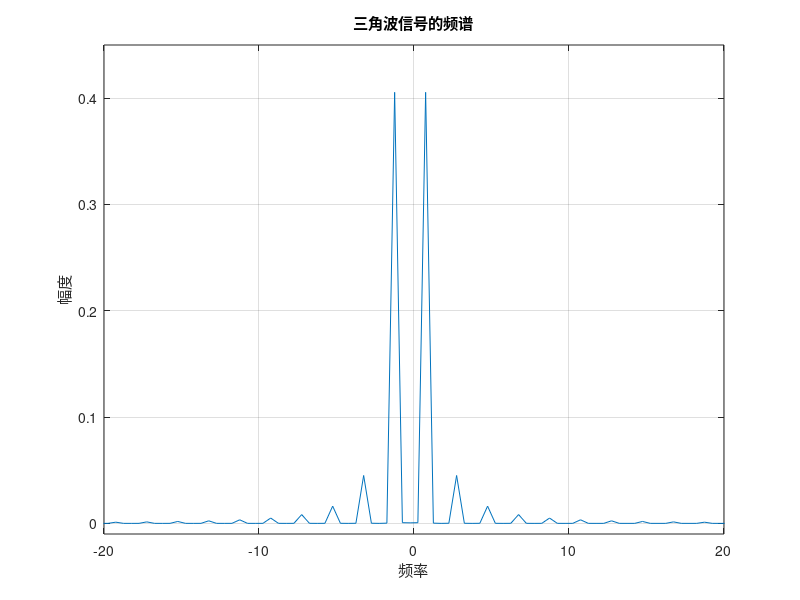

Write the MATLAB code that produced this figure.
% 定义三角波信号
t = 0:0.001:2; % 时间范围
triangle_wave = sawtooth(2*pi*t, 0.5);

% 计算三角波信号的频谱
N = length(triangle_wave); % 信号长度
frequencies = -1/(2*(t(2)-t(1))):1/(N*(t(2)-t(1))):1/(2*(t(2)-t(1))); % 频率范围
fft_triangle_wave = fftshift(fft(triangle_wave))/N; % 执行傅立叶变换

% 修正频率向量的长度与傅里叶变换结果一致
if mod(length(frequencies), 2) == 0
    frequencies = frequencies(1:end-1);
    half_len = length(frequencies)/2;
else
    half_len = (length(frequencies)-1)/2;
end

% 绘制频谱
figure;
plot(frequencies, abs(fft_triangle_wave));
xlabel('频率');
ylabel('幅度');
title('三角波信号的频谱');
axis([-20 20 -0.01 0.45]);
grid on;